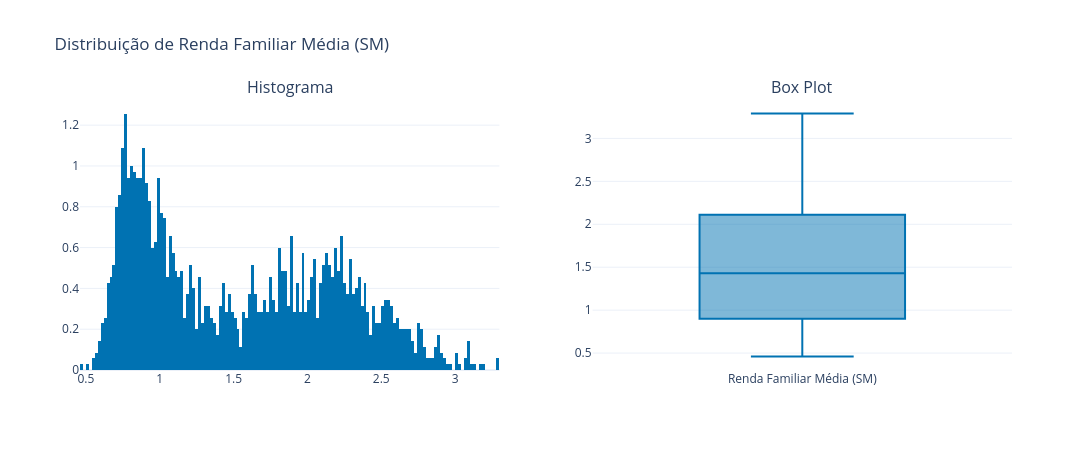

Notebook source saved alongside this figure:
### Code cell
col_renda = 'RENDA_FAMILIAR_SM_MEDIA'
renda_2c = df[col_renda].round(2)

fig = make_subplots(
    rows=1,
    cols=2,
    subplot_titles=('Histograma', 'Box Plot')
)

fig.add_trace(
    go.Histogram(
        x=renda_2c,
        nbinsx=200,
        histnorm='probability density',
        marker_color='#0072B2',
        name='Renda Familiar Média (SM)'
    ),
    row=1, col=1
)

fig.add_trace(
    go.Box(
        y=renda_2c,
        marker_color='#0072B2',
        name='Renda Familiar Média (SM)'
    ),
    row=1, col=2
)

fig.update_layout(
    title_text='Distribuição de Renda Familiar Média (SM)',
    showlegend=False,
    width=1200,
    height=450,
    template='plotly_white'
)

fig.show()

### Figure 1 — Plotly figure (JSON) as saved in the notebook; plotly's stock layout.template omitted (floating-point values rounded to 4 significant figures; data arrays with more than 128 entries replaced by an {"elided": "..."} marker saying what was removed)
{"data": [{"histnorm": "probability density", "marker": {"color": "#0072B2"}, "name": "Renda Familiar Média (SM)", "nbinsx": 200, "type": "histogram", "x": {"elided": "1750 float values"}, "xaxis": "x", "yaxis": "y"}, {"marker": {"color": "#0072B2"}, "name": "Renda Familiar Média (SM)", "type": "box", "xaxis": "x2", "y": {"elided": "1750 float values"}, "yaxis": "y2"}], "layout": {"annotations": [{"font": {"size": 16}, "showarrow": false, "text": "Histograma", "x": 0.225, "xanchor": "center", "xref": "paper", "y": 1, "yanchor": "bottom", "yref": "paper"}, {"font": {"size": 16}, "showarrow": false, "text": "Box Plot", "x": 0.775, "xanchor": "center", "xref": "paper", "y": 1, "yanchor": "bottom", "yref": "paper"}], "height": 450, "showlegend": false, "title": {"text": "Distribuição de Renda Familiar Média (SM)"}, "width": 1200, "xaxis": {"anchor": "y", "domain": [0, 0.45]}, "xaxis2": {"anchor": "y2", "domain": [0.55, 1]}, "yaxis": {"anchor": "x", "domain": [0, 1]}, "yaxis2": {"anchor": "x2", "domain": [0, 1]}}}
